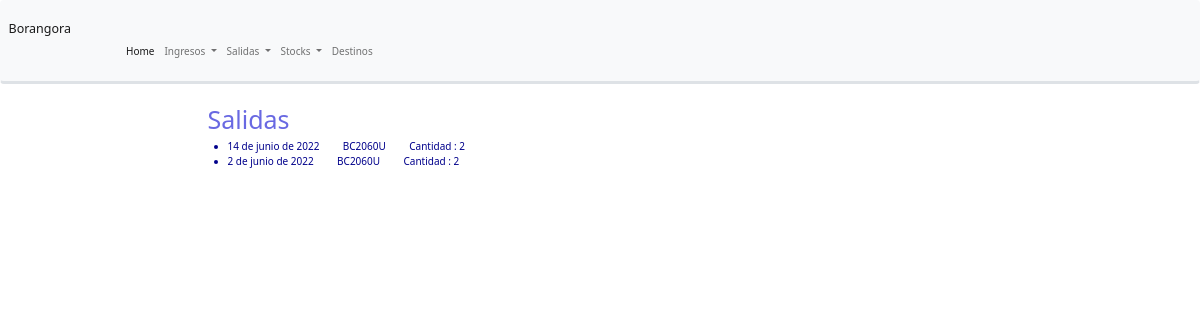
Before: /home/salidas/ with the older database file.
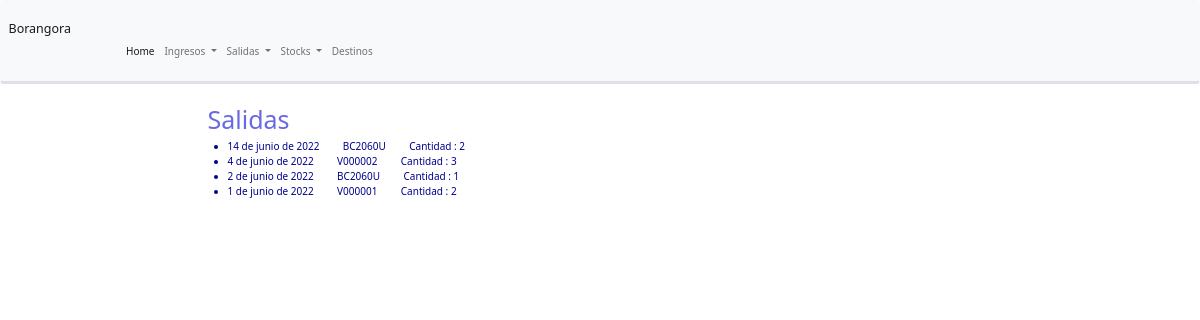
After: the same page with the newer database file.
### oficina/models.py (models this page shows, shortened)
class Salida(models.Model):
    fecha = models.DateField()
    sku = models.CharField(max_length=7)
    cantidad = models.IntegerField()
    LOAN_DESTINO = (
        ('wareclouds', 'Wareclouds'),
        ('casamoda','CasaModa'),
        ('aura','Aura'),
        ('enviodirecto','EnvioDirecto'),
        ('otro','Otro'),
    )
    destino = models.CharField(max_length=20 , choices=LOAN_DESTINO , blank=True)
    comentario = models.CharField(max_length=300 , null=True , blank=True)
    class Meta():
        ordering =['-fecha']

### oficina/views.py (the view)
# urls.py: path('salidas/', views.SalidaListView.as_view(), name ='salidas'),
class SalidaListView(generic.ListView):
    model = Salida
    paginate_by = 10

### oficina/templates/oficina/salida_list.html (shortened to what this page needs)
{% extends "base_generic.html" %}
{% block content %}
    <h1 style ="color:rgb(105, 105, 226)">Salidas</h1>
    {% if salida_list %}
    <ul>
      {% for salida in salida_list %}
      <li style="color:darkblue">
        {{ salida.fecha}} &nbsp &nbsp &nbsp &nbsp {{ salida.sku }} &nbsp &nbsp &nbsp &nbsp Cantidad : {{salida.cantidad}}
      </li>
      {% endfor %}
    </ul>
    {% else %}
      <p>No hay salidas de productos.</p>
    {% endif %}
{% endblock %}

### oficina/templates/base_generic.html (shortened to what this page needs)
<!DOCTYPE html>
<html lang="es">
<head>
  <link rel="stylesheet" href="https://maxcdn.bootstrapcdn.com/bootstrap/3.3.7/css/bootstrap.min.css">
  <link href="https://cdn.jsdelivr.net/npm/bootstrap@5.2.0-beta1/dist/css/bootstrap.min.css" rel="stylesheet">
  {% load static %}
  <link rel="stylesheet" href="{% static 'css/styles.css' %}">
  <nav class="navbar navbar-expand-lg navbar-light bg-light border-3 border-bottom boder-primary" style="color:blue">
    <div class="container-fluid">
      <a class="navbar-brand" href="{% url 'index' %}">Borangora</a>
      <div class="collapse navbar-collapse" id="navbarSupportedContent">
        <ul class="navbar-nav ms-3 me-auto mb-3 mb-lg-0">
          <li class="nav-item">
            <a class="nav-link active" aria-current="page" href="{% url 'index' %}">Home</a>
          <li class="nav-item dropdown" style="color:blue">
            <a class="nav-link dropdown-toggle" href="#" id="navbarDropdown" role="button" data-bs-toggle="dropdown" aria-expanded="false">
              Ingresos
            </a>
          </li>
          <li class="nav-item dropdown" >
            <a class="nav-link dropdown-toggle" href="#" id="navbarDropdown" role="button" data-bs-toggle="dropdown" aria-expanded="false">
              Salidas
            </a>
          </li>
          <li class="nav-item dropdown">
            <a class="nav-link dropdown-toggle" href="#" id="navbarDropdown" role="button" data-bs-toggle="dropdown" aria-expanded="false">
              Stocks
            </a>
          </li>
           </li>
          <li class="nav-item">
          <a class="nav-link" href="#">Destinos</a>
          </li>
        </ul>
      </div>
    </div>
  </nav>
</head>
<body>
  <div class="container-fluid">
    <div class="row">
      <div class="col-sm-2">
      </div>
      <div class="col-sm-10 ">
      {% block content %}{% endblock %}
      </div>
    </div>
  </div>
</body>
</html>

### oficina/static/css/styles.css (style rules this page uses)
.navbar-nav { margin-top: 20px; padding: 0; list-style: none; }

Changed rows visible on the page:
added Salida: fecha "4 de junio de 2022", sku "V000002", cantidad "3"
changed Salida "2 de junio de 2022": cantidad "2" → "1"
added Salida: fecha "1 de junio de 2022", sku "V000001", cantidad "2"
